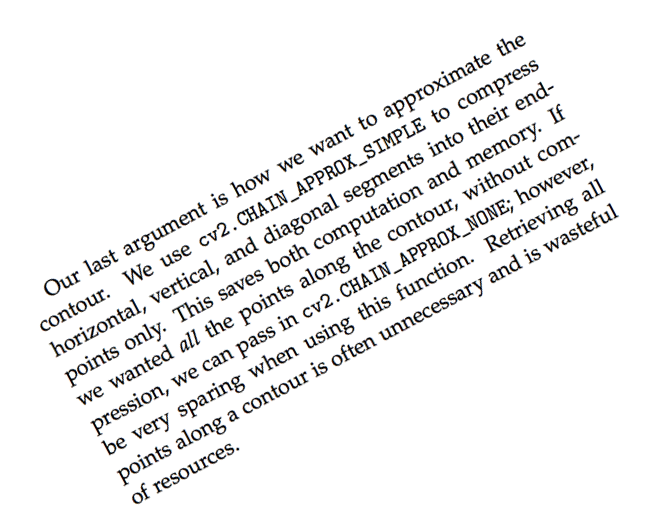
#> input picture images/neg_28.png, 660 x 525 px, given as the content of the folder F:/Image/HKFMI, which was not available
$ python checkSign_Folder.py
#> lines starting #> are read from the running program, lines starting #| are printed output that depends on the picture; pictures that were not available may be replaced by others from this repository, and a replacement may not be noted
### checkSIgnature/apps/correct_skew.py
# USAGE
# python correct_skew.py --image images/neg_28.png


import numpy as np
import argparse
import cv2
import os
import sys
from datetime import datetime
import logging

'''
# import mylogging

logger = logging.getLogger(__name__)
logger.setLevel(logging.DEBUG)
formatter = logging.Formatter("%(asctime)s:%(level)s:%(filename)s:%(lineno)s: %(message)s")
file_handler = logging.FileHandler("mylogger.log")
file_handler.setLevel(logging.DEBUG)
file_handler.setFormatter(formatter)

stream_handler = logging.StreamHandler()
stream_handler.setLevel(logging.DEBUG)
stream_handler.setFormatter(formatter)

logger.addHandler(file_handler)
logger.addHandler(stream_handler)
'''


def getSubImage(fullImage, subImge):
	print("")


# [9 lines left out: function getDeskewedFilename, not called in this run]


def deskewImage(fullImage, subImage):
	# cv2.imshow("Original", image)
	# logging.info("Image...\n", image)
	ret, image = cv2.threshold(subImage, 170, 255, cv2.THRESH_BINARY)
	## cv2.imshow("Original after threshold", image)
	## cv2.waitKey(0)

	# convert the image to grayscale and flip the foreground
	# and background to ensure foreground is now "white" and
	# the background is "black"
	gray = cv2.cvtColor(subImage, cv2.COLOR_BGR2GRAY)
	# logging.info("\nGray...\n", gray)
	gray = cv2.bitwise_not(gray)
	## cv2.imshow("Gray", gray)
	## cv2.waitKey(0)

	# threshold the image, setting all foreground pixels to 255 and all background pixels to 0
	thresh = cv2.threshold(gray, 0, 255, cv2.THRESH_BINARY | cv2.THRESH_OTSU)[1]
	### thresh = cv2.threshold(subImage, 0, 255, cv2.THRESH_BINARY | cv2.THRESH_OTSU)[1]
	# logging.info("Thresh...\n", thresh)
	## cv2.imshow("Thresh", thresh)
	## cv2.waitKey(0)

	# grab the (x, y) coordinates of all pixel values that
	# are greater than zero, then use these coordinates to
	# compute a rotated bounding box that contains all
	# coordinates
	logging.info("np.where....{}".format(np.where(thresh > 0)))
	coords = np.column_stack(np.where(thresh > 0))
	logging.info("coords..{}".format(coords))
	angle = cv2.minAreaRect(coords)[-1]
	logging.info("angle: {}".format(angle))

	'''
	logging.info('----------------------------')
	cntrs, hierarchy = cv2.findContours(thresh, cv2.RETR_TREE, cv2.CHAIN_APPROX_SIMPLE)
	for cntr in cntrs:
		approx = cv2.approxPolyDP(cntr, 0.01 * cv2.arcLength(cntr, True), True)

		if len(approx) == 4 and cv2.contourArea(cntr) > 10:
			logging.info("size: ", cv2.contourArea(cntr))
			cv2.drawContours(image, [cntr], -1, (0, 0, 255), 1)
			cv2.imshow('Contour selected', image)
			cv2.waitKey(0)
	logging.info('----------------------------')
	'''

	# the `cv2.minAreaRect` function returns values in the
	# range [-90, 0); as the rectangle rotates clockwise the
	# returned angle trends to 0 -- in this special case we
	# need to add 90 degrees to the angle
	logging.info("[INFO] angle: {:.5f}".format(angle))
	if abs(angle) != 0.0:
		logging.info("Angle needs to be adjusted..")
		if angle < -45:
			angle = -(90 + angle)

		# otherwise, just take the inverse of the angle to make
		# it positive
		else:
			angle = -angle

		# rotate the image to deskew it
		### (h, w) = image.shape[:2]
		(h, w) = fullImage.shape[:2]
		logging.info("height:{}, weight:{}".format(h, w))
		center = (w // 2, h // 2)
		middle = cv2.getRotationMatrix2D(center, angle, 1.0)
		### rotated = cv2.warpAffine(image, middle, (w, h), flags=cv2.INTER_CUBIC, borderMode=cv2.BORDER_REPLICATE)
		deskewedFull = cv2.warpAffine(fullImage, middle, (w, h), flags=cv2.INTER_CUBIC, borderMode=cv2.BORDER_REPLICATE)
		deskewedFull = cv2.cvtColor(deskewedFull, cv2.COLOR_BGR2GRAY)
	else:
		deskewedFull = fullImage.copy()
		deskewedFull = cv2.cvtColor(deskewedFull, cv2.COLOR_BGR2GRAY)
		diff = cv2.subtract(fullImage, deskewedFull)
		result = not np.any(diff)
		logging.info("Image compare: result:{}".format(result))

	'''
	# save rotated image to new file
	deskewedFileName = getDeskewedFilename(filename)
	cv2.imwrite(deskewedFileName, rotated)
	'''

	# [10 lines of commented-out code are left out]
	cv2.imshow("Deskewed FullImage", deskewedFull)
	cv2.waitKey(0)

	'''
	Should have some logic to avoid memory leak.... like below
	'''
	# thresh.release()
	# gray.release()
	# image.release()\
	del thresh
	del gray
	del image
	return deskewedFull


# [14 lines that do not run on import are left out]

### checkSIgnature/apps/checkSign_Folder.py
# main program to check if signature exists or not for SLI
#
import numpy as np
import cv2
import os
import sys
# import pyperclip
import logging
from os import listdir
from os.path import isfile, join
from PIL import Image
import pytesseract
import correct_skew
import getcontour
import re
import genResultExcelFile


'''
## To use specific logger instead of root logger
## Need to elaborate more

logger = logging.getLogger(__name__)
logger.setLevel(logging.WARNING)
formatter = logging.Formatter("%(asctime)s:%(level)s:%(filename)s:%(lineno)s: %(message)s")
file_handler = logging.FileHandler("mylogger.log")
file_handler.setLevel(logging.WARNING)
file_handler.setFormatter(formatter)

stream_handler = logging.StreamHandler()
stream_handler.setFormatter(formatter)

logger.addHandler(file_handler)
logger.addHandler(stream_handler)
'''

margin = 3
SignWhiteRate = 99.7

global fullImage

# [22 lines left out: function genExcelResult, not called in this run]


def getTextFromSubimage(fullImage):
    desNo = None
    custId = None

    desNoImg = fullImage[400:510, 250:570]
    cv2.imshow("Design No", desNoImg)
    cv2.waitKey(0)

    try:
        cv2.imwrite("subImage.png", desNoImg)
        ### desNo = pytesseract.image_to_string(Image.open("subImage.png"), lang='kor')
        desNo = pytesseract.image_to_string(Image.open("subImage.png"))
        logging.info("OCR Design No: [{}]".format(desNo))
        regex = re.compile('ID:\s{*}\d{*}$')
        matchobj = regex.search(desNo)
        desNo = matchobj.group(0)
        logging.info("Design NO: {}".format(desNo))
        os.remove("subImage.png")
    except:
        logging.exception("exception while getting DesignNo ")
        return desNo, custId

    try:
        custIdImg = fullImage[510:580, 250:570]
        cv2.imshow("Cust ID", custIdImg)
        cv2.waitKey(0)
        cv2.imwrite("subImage.png", custIdImg)
        ### custId = pytesseract.image_to_string(Image.open("subImage.png"), lang='kor')
        custId = pytesseract.image_to_string(Image.open("subImage.png"))
        logging.info("OCR Cust ID: {}".format(custId))
        regex = re.compile('\d{*}$')
        matchobj = regex.search(custId)
        custId = matchobj.group(0)
        logging.info("Cust ID: {}".format(custId))
        os.remove("subImage.png")
    except:
        logging.exception("exception while getting DesignNo")

    return desNo, custId


def getIDfromFile(fullImage):
    subImage = fullImage[200:550, 130:550]
    cv2.imshow("Design-NO & Cust-ID", subImage)
    cv2.waitKey(0)

    deskewedImg = correct_skew.deskewImage(fullImage, subImage)
    cv2.imshow("Checking... skewed ..", deskewedImg)
    cv2.waitKey(0)

    del subImage

    desNo, custId = getTextFromSubimage(deskewedImg)
    return deskewedImg, desNo, custId


# [29 lines left out: function checkSignture, not called in this run]


if __name__ == '__main__':
    logging.basicConfig(filename='..\log\checkSign_folder.log', level=logging.DEBUG, format='%(asctime).19s:%(levelname).4s:%(module)-.10s(%(lineno)3d) %(message)s')
    logging.info("------------ new starting -------------------------------------")

    if len(sys.argv) == 1:
        # folder = sys.argv[1]
        folder = "F:\Image\HKFMI"
        fullname = ''
        for eachFile in listdir(folder):
            fullname = join(folder, eachFile)
            logging.debug(fullname)
            if not isfile(fullname):
                logging.debug('{} is directory'.format(fullname))
                continue

            if fullname.split(".")[-1] != 'png' and fullname.split(".")[-1] != 'jpg':
                continue

            logging.debug('{} is file......'.format(eachFile))
            fullImage = cv2.imread(fullname, cv2.COLOR_BGR2GRAY)
#> fullImage is the input picture: shape (525, 660, 3); mean B, G, R 240.8, 240.8, 240.8
            fullImage, desNo, custId = getIDfromFile(fullImage)
#> in getIDfromFile, `subImage = fullImage[200:550, 130:550]`:
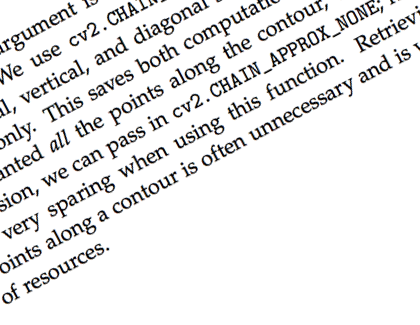
#> subImage: shape (325, 420, 3); mean B, G, R 234.1, 234, 234.1
#> in deskewImage, `ret, image = cv2.threshold(subImage, 170, 255, cv2.THRESH_BINARY)`:
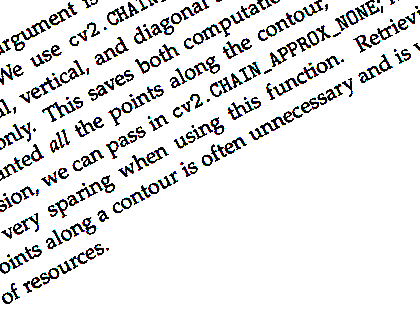
#> image: shape (325, 420, 3); mean B, G, R 229.4, 229.2, 229.3
#> in deskewImage, `gray = cv2.cvtColor(subImage, cv2.COLOR_BGR2GRAY)`:
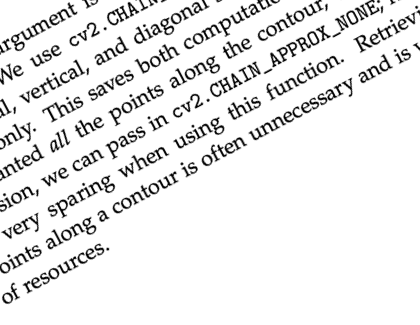
#> gray: shape (325, 420); min 0, max 255, mean 234
#> in deskewImage, `gray = cv2.bitwise_not(gray)`:
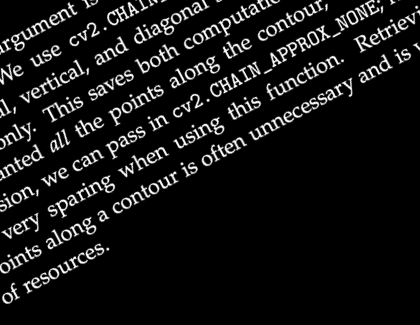
#> gray: shape (325, 420); min 0, max 255, mean 21
#> in deskewImage, `thresh = cv2.threshold(gray, 0, 255, cv2.THRESH_BINARY | cv2.THRESH_OT..`:
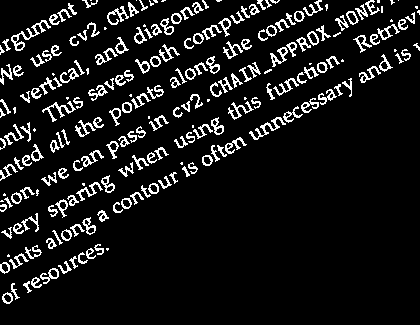
#> thresh: shape (325, 420); 9.5% white in thin lines or dots
#> in deskewImage, `coords = np.column_stack(np.where(thresh > 0))`: coords = 13009 pairs, first value 0 to 303, second value 0 to 419
#> in deskewImage, `angle = cv2.minAreaRect(coords)[-1]`: angle = -57.6
#> in deskewImage, `angle = -(90 + angle)`: angle = -32.4
#> in deskewImage, `middle = cv2.getRotationMatrix2D(center, angle, 1.0)`: middle = [[0.844, -0.536, 191.7], [0.536, 0.844, -136]]
#> in deskewImage, `deskewedFull = cv2.warpAffine(fullImage, middle, (w, h), flags=cv2.INT..`:
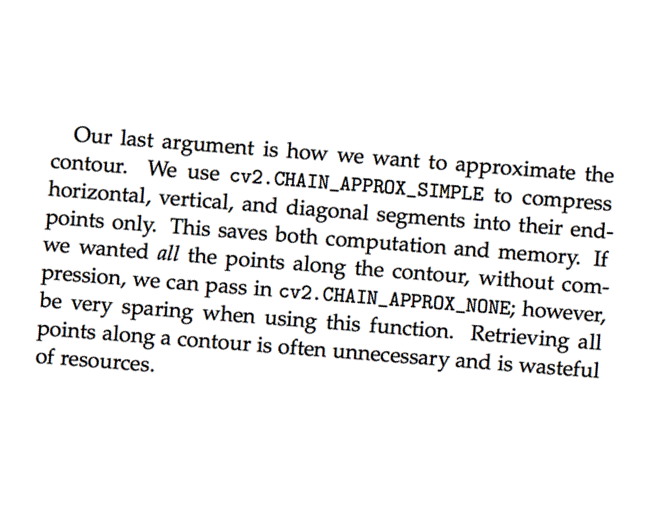
#> deskewedFull: shape (525, 660, 3); mean B, G, R 240.7, 240.6, 240.6
#> in getTextFromSubimage, `desNoImg = fullImage[400:510, 250:570]`: desNoImg: shape (110, 320); every value is 255
#> (the run stopped early here; a loop or call above may not have finished)
